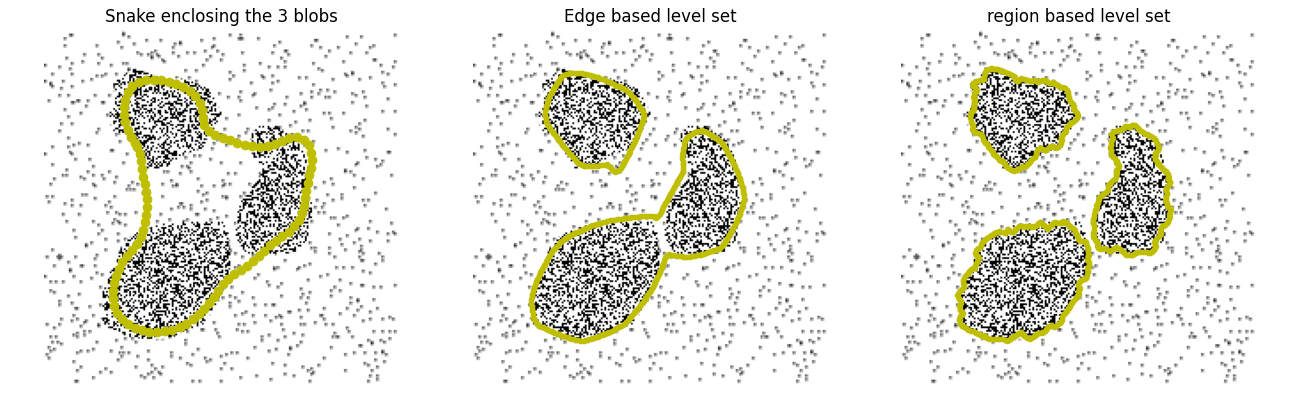

Source code (Python):
import numpy as np
import matplotlib.pyplot as plt
from skimage.io import imread
from skimage.util import img_as_float
import scipy.io as sio

from libDIP.SnakeSegmentation import SnakeSegmentation
from libDIP.LevelSetEdgebased import LevelSetEdgebased
from libDIP.LevelSetRegionBased import LevelSetRegionBased
from libDIPUM.coord2mask import coord2mask
from libDIPUM.snake_display import snake_display
from libDIPUM.curve_display import curve_display
from libDIPUM.data_path import dip_data

# %% Data
img_path = dip_data('noisy-blobs.tif')
f = img_as_float(imread(img_path))
if f.ndim == 3:
    f = f[..., 0]
M, N = f.shape

# %% Initial boundary
mat = sio.loadmat('Figure1132.mat')
# Keep the same Figure1132.mat convention used in Chapter 11 scripts:
# stored x/y are swapped relative to the snake/level-set internal row/col convention.
x = np.asarray(mat['y']).squeeze()
y = np.asarray(mat['x']).squeeze()

# Binary mask
binmask = coord2mask(M, N, x, y)

# %% Parameters
# Snake
Snake = {
    'Mu': 0.2,
    'NIterConvergence': 180,
    'NIterForce': 160,
    'T': 0.005,
    'Alpha': 0.10,
    'Beta': 1.00,
    'Gamma': 0.20,
    'Sig': 11,
    'NSig': 5,
}

# Level set (edge based)
LSEdgeBased = {
    'HSize': 11,
    'Sigma': 3,
    'p': 1,
    'lambda': 50,
    'niter': 2000,
}

# Level set (region based)
LSRegionBased = {
    'mu': 0.5,
    'nu': 0,
    'lambda1': 1,
    'lambda2': 1,
    'niter': 2000,
}

# %% 1) Snake
x_snake, y_snake, emap_snake = SnakeSegmentation(
    f,
    x,
    y,
    Snake['T'],
    Snake['Sig'],
    Snake['NSig'],
    Snake['Mu'],
    Snake['NIterForce'],
    Snake['NIterConvergence'],
    Snake['Alpha'],
    Snake['Beta'],
    Snake['Gamma'],
)

# %% 2) Level set edge based
c0, fsmooth0, WBin0 = LevelSetEdgebased(
    f,
    binmask,
    LSEdgeBased['HSize'],
    LSEdgeBased['Sigma'],
    LSEdgeBased['p'],
    LSEdgeBased['lambda'],
    LSEdgeBased['niter'],
)

# %% 3) Level set region based
c = LevelSetRegionBased(
    f,
    binmask,
    LSRegionBased['mu'],
    LSRegionBased['nu'],
    LSRegionBased['lambda1'],
    LSRegionBased['lambda2'],
    LSRegionBased['niter'],
)

# %% Display
plt.figure(figsize=(13, 4))

plt.subplot(1, 3, 1)
plt.imshow(f, cmap='gray')
plt.axis('off')
snake_display(x_snake[0::2], y_snake[0::2], 'yo')
plt.title('Snake enclosing the 3 blobs')

plt.subplot(1, 3, 2)
plt.imshow(f, cmap='gray')
plt.axis('off')
plt.title('Edge based level set')
curve_display(c0[1, :], c0[0, :], 'y.')

plt.subplot(1, 3, 3)
plt.imshow(f, cmap='gray')
plt.axis('off')
plt.title('region based level set')
curve_display(c[1, :], c[0, :], 'y.')

plt.tight_layout()
plt.savefig('Figure1137.png')
plt.show()
